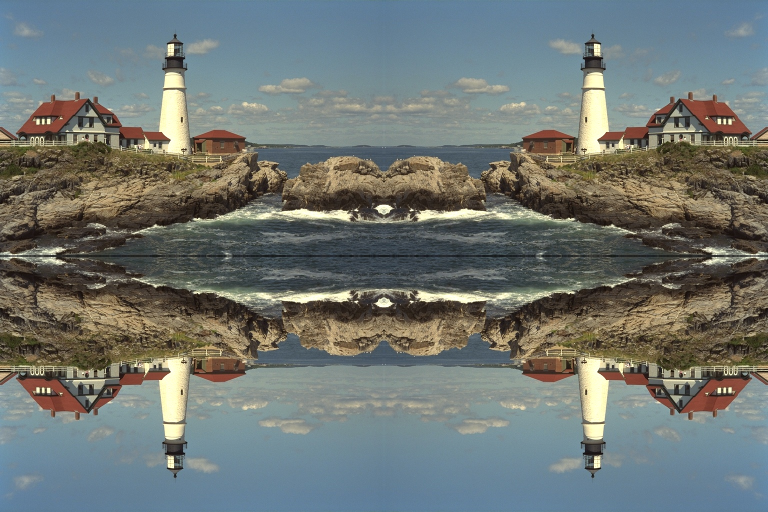
#> input picture lesson_1/data/example.jpg, 1536 x 1024 px, given in place of vtest.avi, which was not available (shown at 1/2 size)
$ jupyter execute OpticalFlow.ipynb   (text cells are left out)
#> lines starting #> are read from the running program, lines starting #| are printed output that depends on the picture; after the words box and inside, x2 and y2 are one past the last pixel; in counts of white or black regions, pixels touching at a corner belong together; pictures that were not available may be replaced by others from this repository, and a replacement may not be noted
[cell 1]
import cv2
import numpy as np
from matplotlib import pyplot as plt
plt.rcParams['figure.figsize'] = [15, 10]

[cell 2]
video = cv2.VideoCapture('data/vtest.avi')

# Shi-Tomasi corner detection
config_st = {'maxCorners': 100,    # track at most this many points
             'qualityLevel': 0.3,  # keep only corners at least 30 % as good as the best one
             'minDistance': 7,     # minimum distance between two corners [px]
             'blockSize': 7}       # size of the window used to compute the corner response

# Lucas-Kanade optical flow
config_lk = {'winSize': (15, 15),  # window in which the motion is assumed to be constant
             'maxLevel': 2,        # number of pyramid levels (0 = no pyramid), allows larger motion
             'criteria': (cv2.TERM_CRITERIA_EPS | cv2.TERM_CRITERIA_COUNT, 10, 0.03)}  # stop after 10 iterations or when converged

[cell 3]
# Create some random colors, one per point
color = np.random.randint(0, 255, (100, 3))

# Jump to a frame with people in the scene and find keypoints
first = 100
video.set(cv2.CAP_PROP_POS_FRAMES, first)
ret, source = video.read()
#> source is the input picture: shape (1024, 1536, 3); mean B, G, R 114.6, 118.1, 111.6

src_gray = cv2.cvtColor(source, cv2.COLOR_BGR2GRAY)
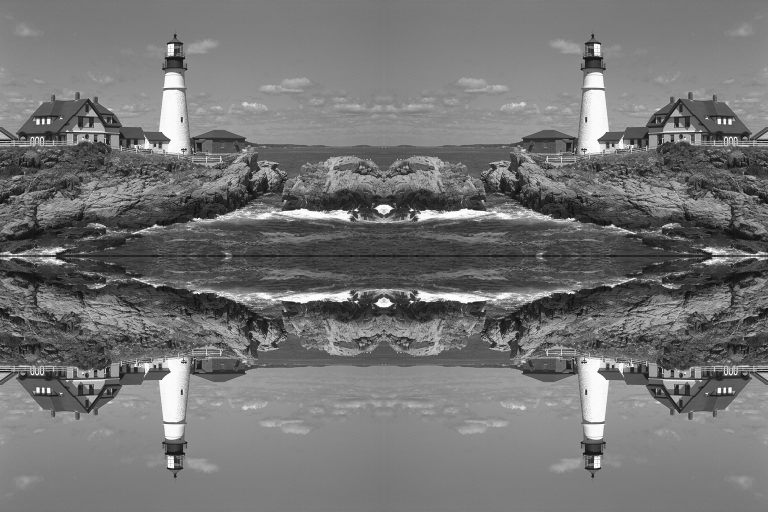
#> src_gray: shape (1024, 1536) (shown at 1/2 size); min 0, max 255, mean 115.7
p_src = cv2.goodFeaturesToTrack(src_gray, mask=None, **config_st)
#> p_src = 100 rows, first 8: [1471, 748], [1471, 275], [64, 748], [64, 275], [83, 748], [83, 275], [1452, 748], [1452, 275]

keypoints = source.copy()
for i, p in enumerate(p_src):
    x, y = p.ravel()
    cv2.circle(keypoints, (int(x), int(y)), 5, color[i].tolist(), -1)
#> this loop made 100 passes
#> (x, y) on passes 1 to 12: (1471, 748), (1471, 275), (64, 748), (64, 275), (83, 748), (83, 275), (1452, 748), (1452, 275), (1461, 748), (1461, 275), (74, 748), (74, 275)
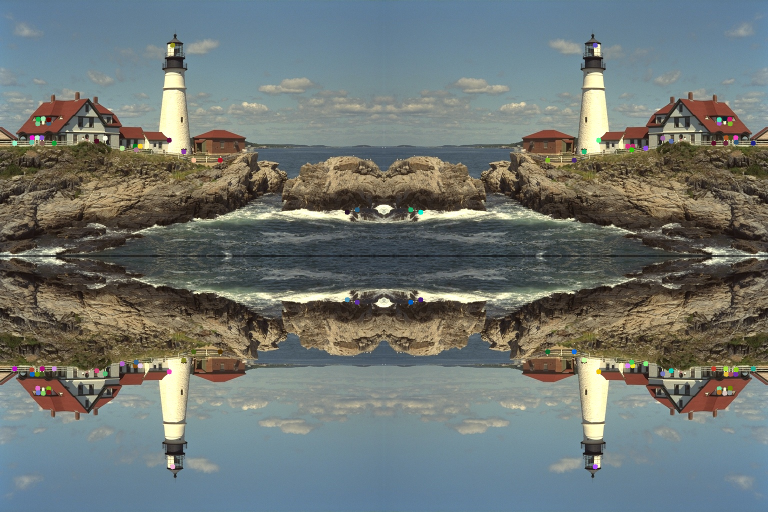
#> keypoints: shape (1024, 1536, 3) (shown at 1/2 size); 0.51% of pixels changed, all inside (x1, y1, x2, y2) = (24, 85, 1512, 939)
plt.imshow(cv2.cvtColor(keypoints, cv2.COLOR_BGR2RGB))

[cell 4]
# Fast forward: the second frame is 3 frames (0.3 s) after the first one
for _ in range(2):
    ret, frame = video.read()

[cell 5]
# Read next frame
ret, target = video.read()
dst_gray = cv2.cvtColor(target, cv2.COLOR_BGR2GRAY)

# Calculate optical flow
p_dst, status, err = cv2.calcOpticalFlowPyrLK(src_gray, dst_gray, p_src, None, **config_lk)
#> p_dst has the same summary as p_src; status = 100 values from 1 to 1; err = 100 values from 0 to 0

# Select points that have been successfully tracked
p_dst = p_dst[status==1]
#> p_dst = 100 pairs, first value 29 to 1506, second value 90 to 933
p_src = p_src[status==1]
#> p_src has the same summary as p_dst

print(f'{len(p_dst)} points tracked')
#| 100 points tracked

[cell 6]
# Create an empty mask image for drawing purposes
mask = np.zeros_like(source)

# Draw the tracks
for i, (dst, src) in enumerate(zip(p_dst, p_src)):
    x_dst, y_dst = dst
    x_src, y_src = src

    mask = cv2.arrowedLine(mask, (int(x_src), int(y_src)), (int(x_dst), int(y_dst)),
                           color[i].tolist(), 2, tipLength=0.5)
    target = cv2.circle(target, (int(x_src), int(y_src)), 5, color[i].tolist(), -1)
#> this loop made 100 passes
#> (x_dst, y_dst, x_src, y_src) on passes 1 to 12: (1471, 748, 1471, 748), (1471, 275, 1471, 275), (64, 748, 64, 748), (64, 275, 64, 275), (83, 748, 83, 748), (83, 275, 83, 275), (1452, 748, 1452, 748), (1452, 275, 1452, 275), (1461, 748, 1461, 748), (1461, 275, 1461, 275), (74, 748, 74, 748), (74, 275, 74, 275)
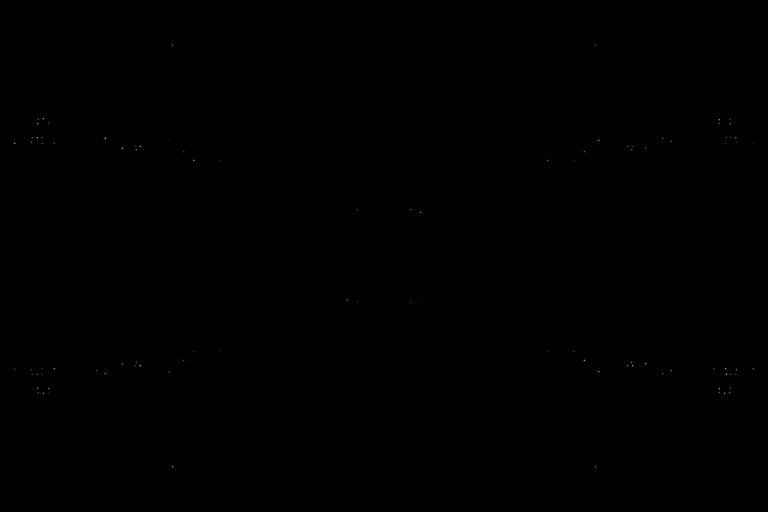
#> mask: shape (1024, 1536, 3) (shown at 1/2 size); mean of channels 0, 1, 2 0, 0, 0; drawn as B, G, R

result = cv2.add(target, mask)

[cell 7]
plt.subplot(121), plt.imshow(cv2.cvtColor(source, cv2.COLOR_BGR2RGB)), plt.title('Source')
plt.subplot(122), plt.imshow(cv2.cvtColor(result, cv2.COLOR_BGR2RGB)), plt.title('Target with the estimated motion')
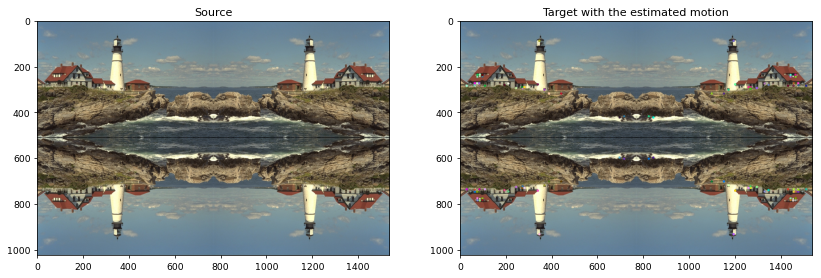
#> figure drawn by matplotlib, 2 panels

[cell 8]
compound = cv2.addWeighted(result, 0.75, source, 0.25, gamma=0)
plt.imshow(cv2.cvtColor(compound, cv2.COLOR_BGR2RGB))

[cell 9]
n_frames = 30

# Go back to the first frame and detect the points again
video.set(cv2.CAP_PROP_POS_FRAMES, first)
ret, frame = video.read()
prev_gray = cv2.cvtColor(frame, cv2.COLOR_BGR2GRAY)
p_prev = cv2.goodFeaturesToTrack(prev_gray, mask=None, **config_st)
#> p_prev has the same summary as p_src
colors = np.random.randint(0, 255, (len(p_prev), 3))
#> colors = 100 rows, first 8: [125, 156, 111], [232, 2, 27], [211, 217, 151], [53, 51, 174], [148, 181, 29], [67, 35, 39], [137, 73, 41], [151, 131, 46]

trails = np.zeros_like(frame)
for _ in range(n_frames):
    ret, frame = video.read()
    gray = cv2.cvtColor(frame, cv2.COLOR_BGR2GRAY)
    p_next, status, err = cv2.calcOpticalFlowPyrLK(prev_gray, gray, p_prev, None, **config_lk)

    # Keep the successfully tracked points (and their colors)
    tracked = status.ravel() == 1
    p_next, p_prev, colors = p_next[tracked], p_prev[tracked], colors[tracked]

    for new, old, c in zip(p_next.reshape(-1, 2), p_prev.reshape(-1, 2), colors):
        trails = cv2.line(trails, (int(old[0]), int(old[1])), (int(new[0]), int(new[1])), c.tolist(), 2)
        frame = cv2.circle(frame, (int(new[0]), int(new[1])), 5, c.tolist(), -1)

    # Current frame and points become the previous ones
    prev_gray = gray
    p_prev = p_next.reshape(-1, 1, 2)

print(f'{len(p_prev)} of the initial points survived {n_frames} frames')
plt.imshow(cv2.cvtColor(cv2.add(frame, trails), cv2.COLOR_BGR2RGB))

$ run again, on lesson_1/data/kodim21.png
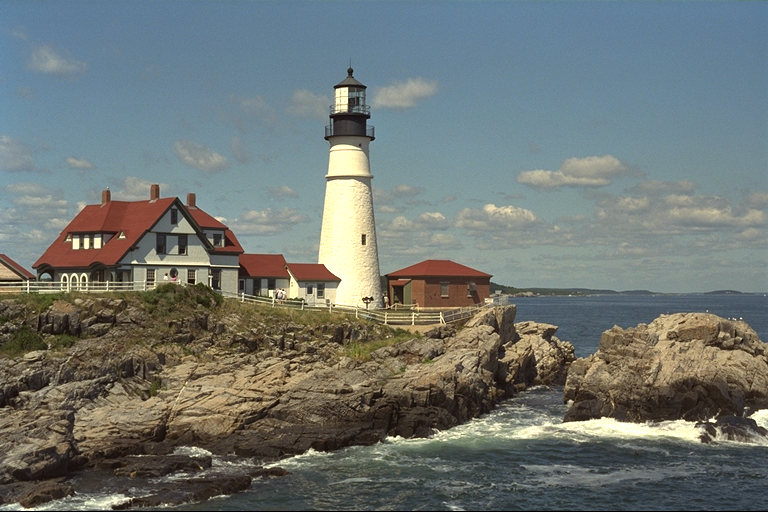
#> input picture lesson_1/data/kodim21.png, 768 x 512 px, given in place of vtest.avi, which was not available
#> source is the input picture: shape (512, 768, 3); mean B, G, R 114.5, 118, 111.6
#> `p_src = cv2.goodFeaturesToTrack(src_gray, mask=None, **config_st)`: p_src = 52 rows, first 8: [64, 275], [83, 275], [74, 275], [345, 90], [29, 286], [367, 303], [270, 292], [84, 286]
#> the loop `for i, p in enumerate(p_src):` made 52 passes
#> after the loop `for i, p in enumerate(p_src):`:
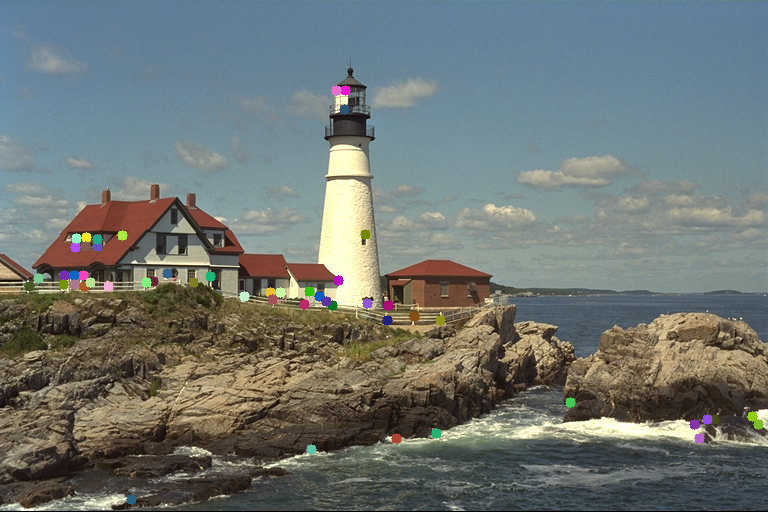
#> keypoints: shape (512, 768, 3); 1.04% of pixels changed, all inside (x1, y1, x2, y2) = (24, 85, 764, 505)
#> `p_dst, status, err = cv2.calcOpticalFlowPyrLK(src_gray, dst_gray, p_sr..`: p_dst has the same summary as p_src; status = 52 values from 1 to 1; err = 52 values from 0 to 0
#> `p_dst = p_dst[status==1]`: p_dst = 52 pairs, first value 29 to 758, second value 90 to 499
#> `p_src = p_src[status==1]`: p_src has the same summary as p_dst
#| 52 points tracked
#> the loop `for i, (dst, src) in enumerate(zip(p_dst, p_src)):` made 52 passes
#> (x_dst, y_dst, x_src, y_src) on passes 1 to 8: (64, 275, 64, 275), (83, 275, 83, 275), (74, 275, 74, 275), (345, 90, 345, 90), (29, 286, 29, 286), (367, 303, 367, 303), (270, 292, 270, 292), (84, 286, 84, 286)
#> `[cell 8] compound = cv2.addWeighted(result, 0.75, source, 0.25, gamma=..`:
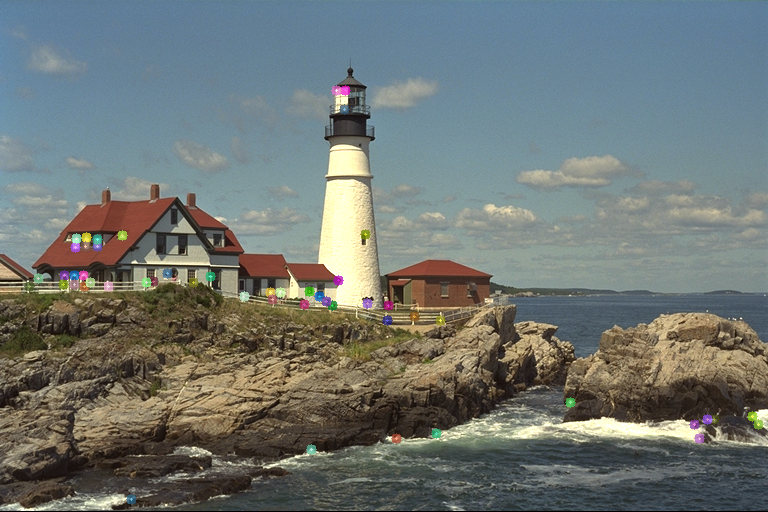
#> shown: shape (512, 768, 3); mean R, G, B 111.5, 117.9, 114.6
#> p_prev has the same summary as p_src
#> colors = 52 rows, first 8: [125, 156, 111], [232, 2, 27], [211, 217, 151], [53, 51, 174], [148, 181, 29], [67, 35, 39], [137, 73, 41], [151, 131, 46]
